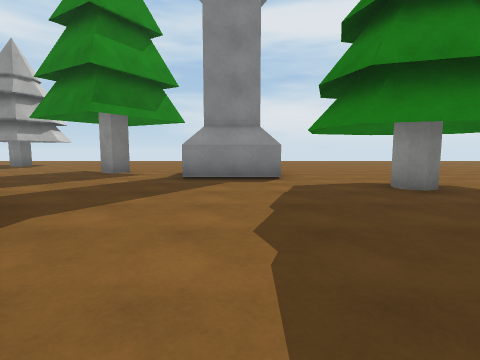
view 1 (above)

24 first-person views from a walk through a scene from a Unity 3-D project. The camera is 1.2 m above the floor, tilts 6° down and sees 80° across. The floor is counted in squares, 1.95 m on a side. Each view is taken from the middle of a square. On the plan, view 1 faces up. The plan holds only what a view shows up to about 9 squares ahead; the rest is blank. The place goes on beyond the plan. The player character is not drawn. Surface patterns are stand-ins for the level's own textures.

view 2
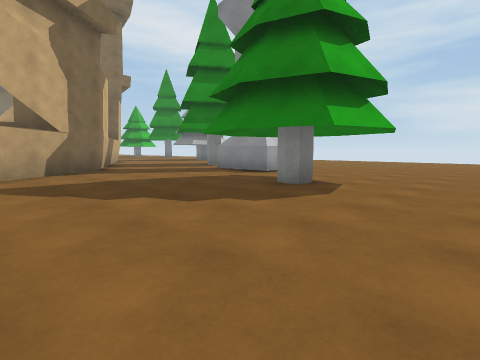

view 3
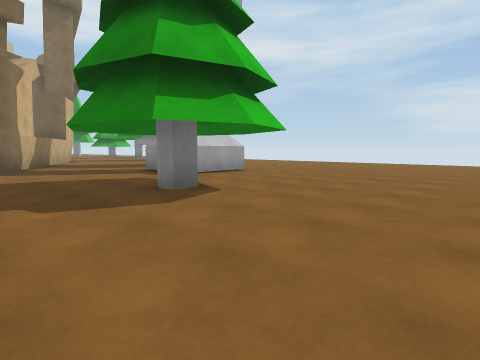

view 4
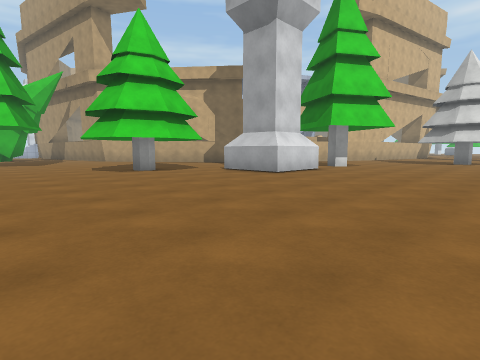

view 5
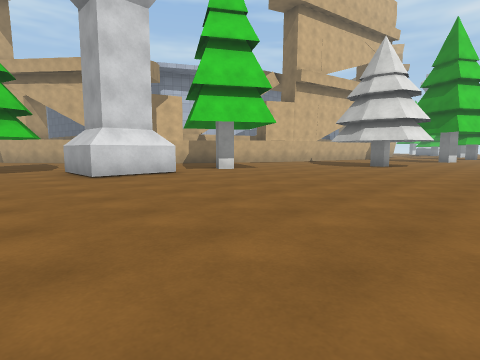

view 6
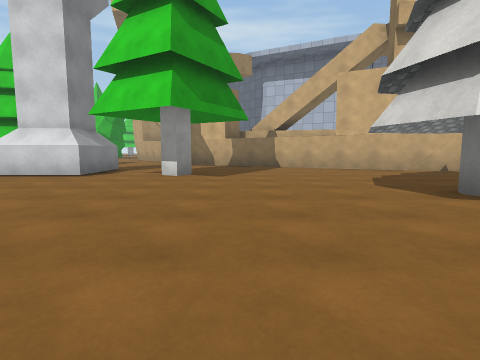

view 7
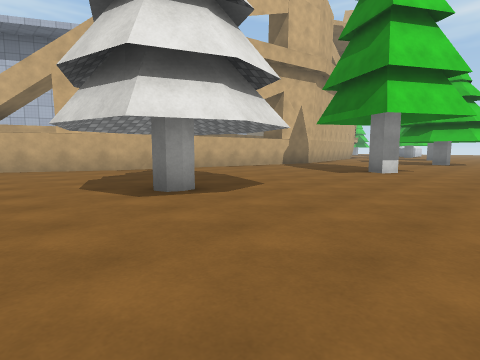

view 8
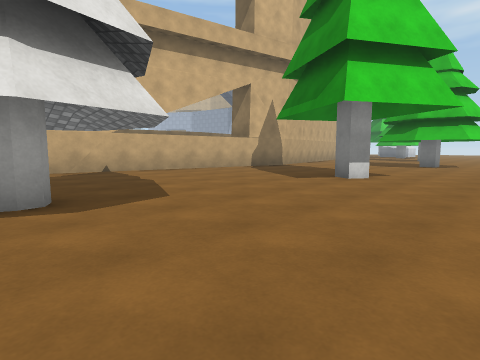

view 9
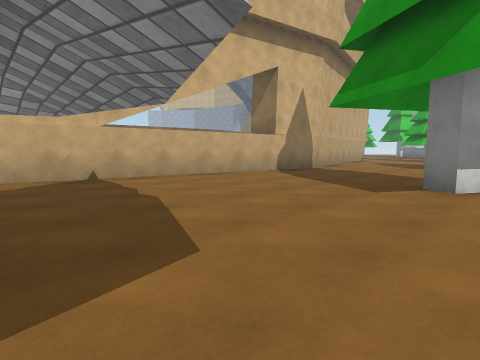

view 10
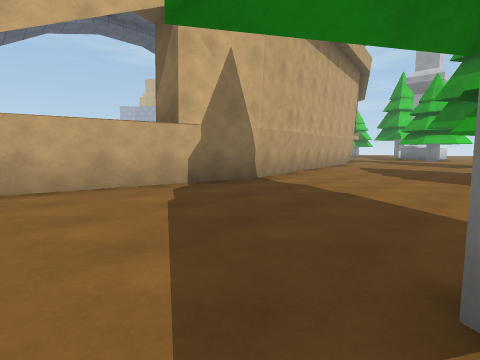

view 11
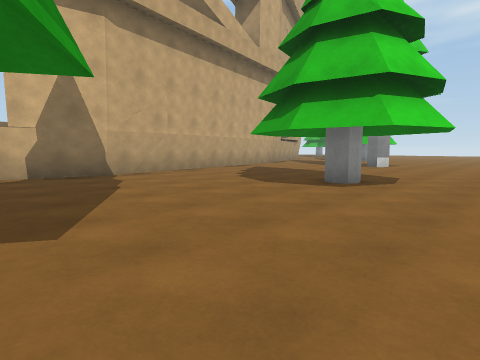

view 12
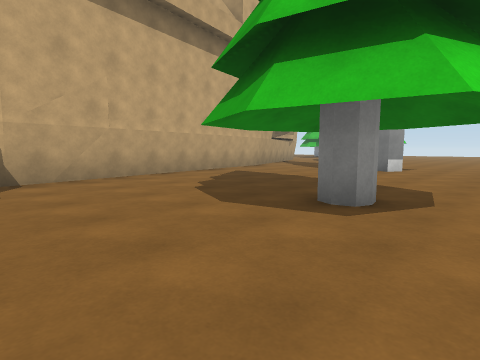

view 13
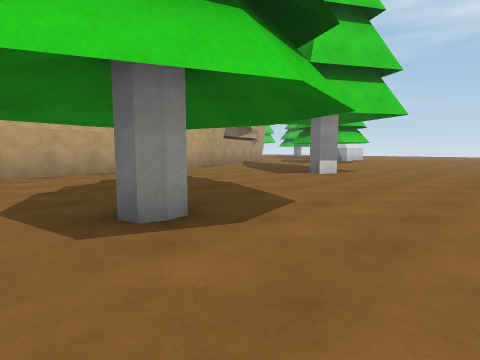

view 14
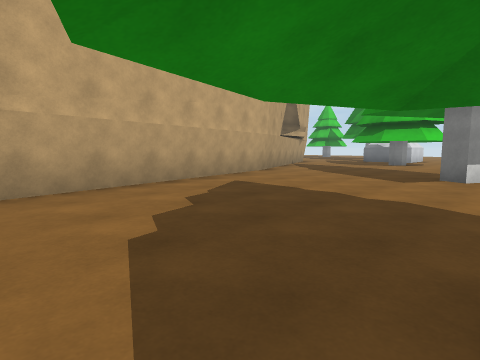

view 15
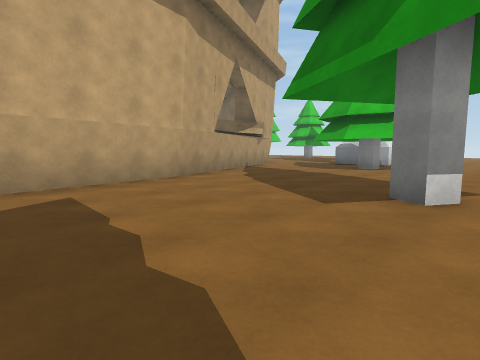

view 16
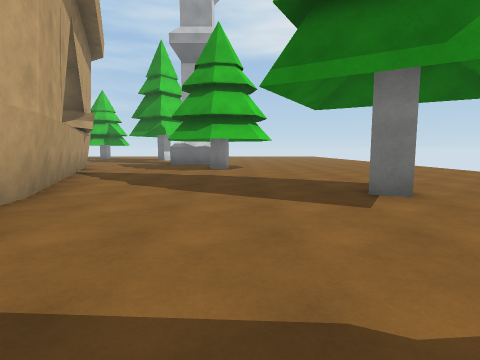

view 17
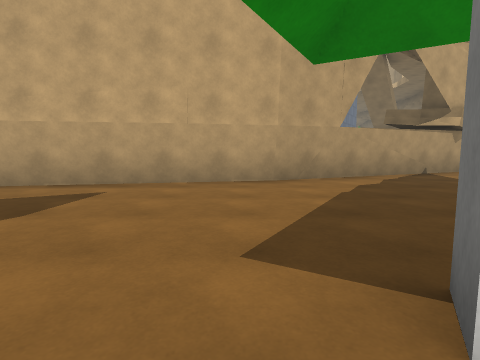

view 18
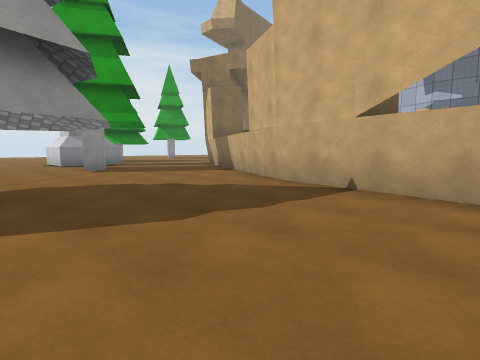

view 19
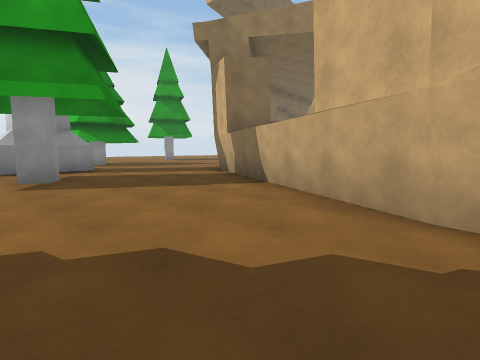

view 20
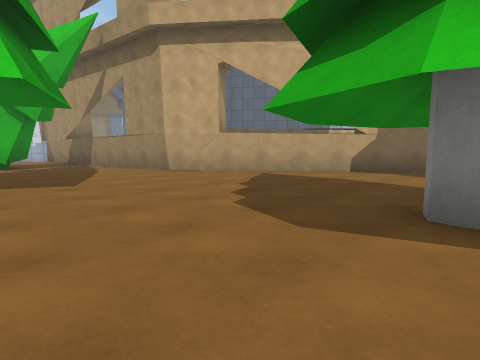

view 21
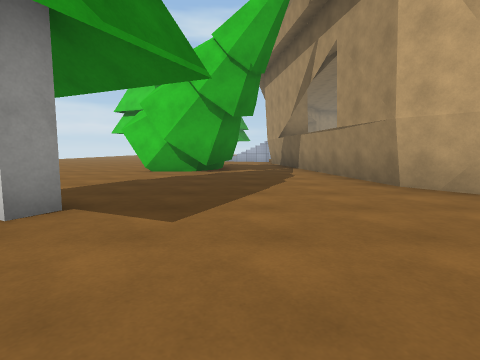

view 22
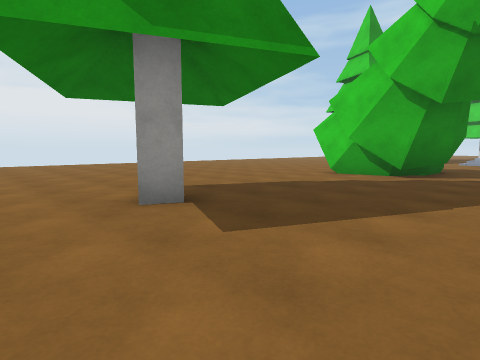

view 23
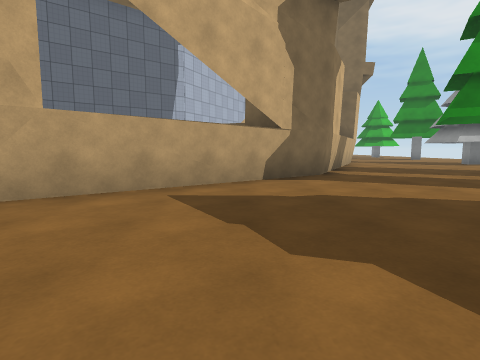

view 24
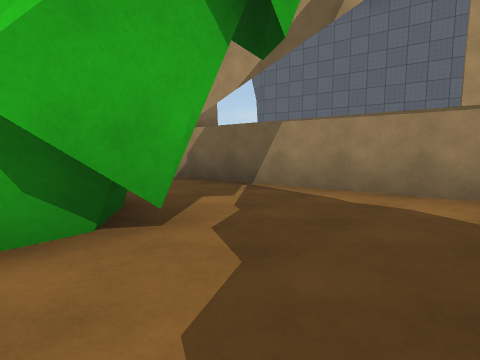

### Floor plan
Key: @ floor where view 1 was taken; # wall or solid block; x gap in a wall; . main floor; : floor 2 m higher than the main floor; / step, stairs or slope; = window, fence, low wall or low ledge; ^ raised ledge.
Columns run from 30 left of view 1 to 7 right of it. Each row starts with its distance up from view 1.
 15 ..    .......... .........  ......
 14 ..................................
 13 ......................................
 12 ..........#.....#.....................
 11 ....#.................#...............
 10 ......................................
  9 ......................................
  8 ...........................#.###......
  7 ......#########xx ##.........###......
  6 ...####            ###................
  5 .                  # ## .........#....
  4 #                        #............
  3 #=                       ###..........
  2                          = ##.........
  1                   ###    =   #........
  0                              :@.......
 -1                               /.....#.
 -2                               ##......
 -3                          #     #......
 -4                          ##    #......
 -5                           #     /.....
 -6                           #     /..##x
 -7                            ^     ..#
 -8                            #     ..#

Where each view was taken, in squares from view 1:
view 1: 0 up, 0 right, facing up
view 2: 0 up, 6 right, facing up-left
view 3: 2 up, 7 right, facing up-left
view 4: 13 up, 7 right, facing down-left
view 5: 15 up, 3 right, facing down-left
view 6: 15 up, 5 left, facing down
view 7: 15 up, 6 left, facing down-left
view 8: 15 up, 8 left, facing down-left
view 9: 13 up, 9 left, facing down-left
view 10: 12 up, 13 left, facing down-left
view 11: 15 up, 15 left, facing down-left
view 12: 14 up, 17 left, facing down-left
view 13: 15 up, 19 left, facing down-left
view 14: 12 up, 19 left, facing down-left
view 15: 12 up, 22 left, facing down-left
view 16: 9 up, 22 left, facing left
view 17: 12 up, 25 left, facing down
view 18: 11 up, 13 left, facing down-right
view 19: 9 up, 10 left, facing down-right
view 20: 5 up, 6 right, facing down-left
view 21: 2 up, 4 right, facing down
view 22: 1 up, 3 right, facing down-right
view 23: 1 up, 4 right, facing left
view 24: 4 down, 6 right, facing down-left
